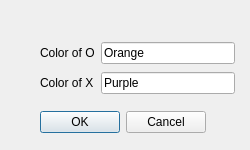
<?xml version="1.0" encoding="UTF-8"?>
<ui version="4.0">
 <class>Settings</class>
 <widget class="QDialog" name="Settings">
  <property name="geometry">
   <rect>
    <x>0</x>
    <y>0</y>
    <width>250</width>
    <height>150</height>
   </rect>
  </property>
  <property name="windowTitle">
   <string>Dialog</string>
  </property>
  <widget class="QDialogButtonBox" name="buttonBox">
   <property name="geometry">
    <rect>
     <x>40</x>
     <y>110</y>
     <width>166</width>
     <height>24</height>
    </rect>
   </property>
   <property name="orientation">
    <enum>Qt::Horizontal</enum>
   </property>
   <property name="standardButtons">
    <set>QDialogButtonBox::Cancel|QDialogButtonBox::Ok</set>
   </property>
   <property name="centerButtons">
    <bool>false</bool>
   </property>
  </widget>
  <widget class="QWidget" name="">
   <property name="geometry">
    <rect>
     <x>40</x>
     <y>40</y>
     <width>195</width>
     <height>56</height>
    </rect>
   </property>
   <layout class="QGridLayout" name="gridLayout">
    <item row="0" column="0">
     <widget class="QLabel" name="OLabel">
      <property name="text">
       <string>Color of O</string>
      </property>
     </widget>
    </item>
    <item row="0" column="1">
     <widget class="QLineEdit" name="OLineEdit">
      <property name="text">
       <string>Orange</string>
      </property>
     </widget>
    </item>
    <item row="1" column="0">
     <widget class="QLabel" name="XLabel">
      <property name="text">
       <string>Color of X</string>
      </property>
     </widget>
    </item>
    <item row="1" column="1">
     <widget class="QLineEdit" name="XLineEdit">
      <property name="text">
       <string>Purple</string>
      </property>
     </widget>
    </item>
   </layout>
  </widget>
 </widget>
 <resources/>
 <connections>
  <connection>
   <sender>buttonBox</sender>
   <signal>accepted()</signal>
   <receiver>Settings</receiver>
   <slot>accept()</slot>
   <hints>
    <hint type="sourcelabel">
     <x>248</x>
     <y>254</y>
    </hint>
    <hint type="destinationlabel">
     <x>157</x>
     <y>274</y>
    </hint>
   </hints>
  </connection>
  <connection>
   <sender>buttonBox</sender>
   <signal>rejected()</signal>
   <receiver>Settings</receiver>
   <slot>reject()</slot>
   <hints>
    <hint type="sourcelabel">
     <x>316</x>
     <y>260</y>
    </hint>
    <hint type="destinationlabel">
     <x>286</x>
     <y>274</y>
    </hint>
   </hints>
  </connection>
 </connections>
</ui>
